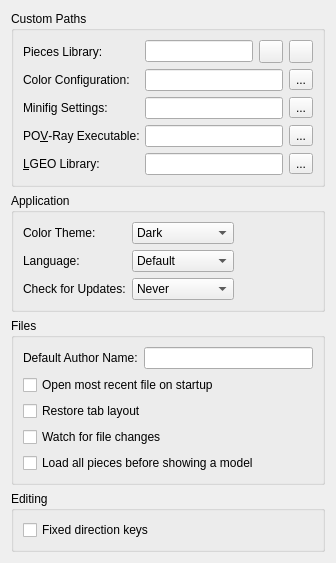
     <widget class="QWidget" name="tabGeneral">
      <property name="whatsThis">
       <string>&lt;p&gt;&lt;b&gt;General Preferences&lt;/b&gt;&lt;/p&gt;&lt;p&gt;Set application behavior and custom library, configuration, and renderer paths. Leave optional configuration paths empty to use the built-in settings.&lt;/p&gt;</string>
      </property>
      <attribute name="title">
       <string>General</string>
      </attribute>
      <layout class="QFormLayout" name="formLayout">
       <property name="fieldGrowthPolicy">
        <enum>QFormLayout::FieldGrowthPolicy::ExpandingFieldsGrow</enum>
       </property>
       <item row="0" column="0" colspan="2">
        <widget class="QGroupBox" name="CustomPathsGroup">
         <property name="title">
          <string>Custom Paths</string>
         </property>
         <layout class="QFormLayout" name="formLayout_2">
          <item row="0" column="0">
           <widget class="QLabel" name="label_5">
            <property name="toolTip">
             <string>Choose a piece-library folder or supported archive to load after restarting LeoCAD.</string>
            </property>
            <property name="text">
             <string>Pieces Library:</string>
            </property>
            <property name="buddy">
             <cstring>partsLibrary</cstring>
            </property>
           </widget>
          </item>
          <item row="0" column="1">
           <layout class="QHBoxLayout" name="horizontalLayout_3">
            <item>
             <widget class="QLineEdit" name="partsLibrary">
              <property name="accessibleName">
               <string>Pieces Library</string>
              </property>
              <property name="toolTip">
               <string>Choose a piece-library folder or supported archive to load after restarting LeoCAD.</string>
              </property>
             </widget>
            </item>
            <item>
             <widget class="QToolButton" name="partsLibraryBrowse">
              <property name="toolTip">
               <string>Choose a piece-library folder.</string>
              </property>
              <property name="icon">
               <iconset resource="../leocad.qrc">
                <normaloff>:/resources/file_open.png</normaloff>:/resources/file_open.png</iconset>
              </property>
             </widget>
            </item>
            <item>
             <widget class="QToolButton" name="partsArchiveBrowse">
              <property name="toolTip">
               <string>Choose a piece-library ZIP or BIN archive.</string>
              </property>
              <property name="icon">
               <iconset resource="../leocad.qrc">
                <normaloff>:/resources/archive.png</normaloff>:/resources/archive.png</iconset>
              </property>
             </widget>
            </item>
           </layout>
          </item>
          <item row="1" column="0">
           <widget class="QLabel" name="label_17">
            <property name="toolTip">
             <string>Choose a custom LDraw color configuration file, or leave empty to use the library colors.</string>
            </property>
            <property name="text">
             <string>Color Configuration:</string>
            </property>
            <property name="buddy">
             <cstring>ColorConfigEdit</cstring>
            </property>
           </widget>
          </item>
          <item row="1" column="1">
           <layout class="QHBoxLayout" name="ColorConfigLayout">
            <item>
             <widget class="QLineEdit" name="ColorConfigEdit">
              <property name="accessibleName">
               <string>Color Configuration</string>
              </property>
              <property name="toolTip">
               <string>Choose a custom LDraw color configuration file, or leave empty to use the library colors.</string>
              </property>
             </widget>
            </item>
            <item>
             <widget class="QToolButton" name="ColorConfigBrowseButton">
              <property name="toolTip">
               <string>Choose a custom LDraw color configuration file.</string>
              </property>
              <property name="text">
               <string>...</string>
              </property>
             </widget>
            </item>
           </layout>
          </item>
          <item row="2" column="0">
           <widget class="QLabel" name="label_18">
            <property name="toolTip">
             <string>Choose a custom minifigure settings file, or leave empty to use the built-in choices.</string>
            </property>
            <property name="text">
             <string>Minifig Settings:</string>
            </property>
            <property name="buddy">
             <cstring>MinifigSettingsEdit</cstring>
            </property>
           </widget>
          </item>
          <item row="2" column="1">
           <layout class="QHBoxLayout" name="MinifigSettingsLayout">
            <item>
             <widget class="QLineEdit" name="MinifigSettingsEdit">
              <property name="accessibleName">
               <string>Minifig Settings</string>
              </property>
              <property name="toolTip">
               <string>Choose a custom minifigure settings file, or leave empty to use the built-in choices.</string>
              </property>
             </widget>
            </item>
            <item>
             <widget class="QToolButton" name="MinifigSettingsBrowseButton">
              <property name="toolTip">
               <string>Choose a minifigure settings INI file.</string>
              </property>
              <property name="text">
               <string>...</string>
              </property>
             </widget>
            </item>
           </layout>
          </item>
          <item row="3" column="0">
           <widget class="QLabel" name="povrayLabel">
            <property name="toolTip">
             <string>Set the POV-Ray executable used for rendering.</string>
            </property>
            <property name="text">
             <string>PO&amp;V-Ray Executable:</string>
            </property>
            <property name="buddy">
             <cstring>povrayExecutable</cstring>
            </property>
           </widget>
          </item>
          <item row="3" column="1">
           <layout class="QHBoxLayout" name="povrayLayout">
            <item>
             <widget class="QLineEdit" name="povrayExecutable">
              <property name="accessibleName">
               <string>POV-Ray Executable</string>
              </property>
              <property name="toolTip">
               <string>Set the POV-Ray executable used for rendering.</string>
              </property>
             </widget>
            </item>
            <item>
             <widget class="QToolButton" name="povrayExecutableBrowse">
              <property name="toolTip">
               <string>Locate the POV-Ray executable.</string>
              </property>
              <property name="text">
               <string>...</string>
              </property>
             </widget>
            </item>
           </layout>
          </item>
          <item row="4" column="0">
           <widget class="QLabel" name="label_9">
            <property name="toolTip">
             <string>Set the LGEO library folder used by POV-Ray exports.</string>
            </property>
            <property name="text">
             <string>&amp;LGEO Library:</string>
            </property>
            <property name="buddy">
             <cstring>lgeoPath</cstring>
            </property>
           </widget>
          </item>
          <item row="4" column="1">
           <layout class="QHBoxLayout" name="horizontalLayout_10">
            <item>
             <widget class="QLineEdit" name="lgeoPath">
              <property name="accessibleName">
               <string>LGEO Library</string>
              </property>
              <property name="toolTip">
               <string>Set the LGEO library folder used by POV-Ray exports.</string>
              </property>
             </widget>
            </item>
            <item>
             <widget class="QToolButton" name="lgeoPathBrowse">
              <property name="toolTip">
               <string>Choose the LGEO library folder.</string>
              </property>
              <property name="text">
               <string>...</string>
              </property>
             </widget>
            </item>
           </layout>
          </item>
         </layout>
        </widget>
       </item>
       <item row="1" column="0" colspan="2">
        <widget class="QGroupBox" name="ApplicationGroup">
         <property name="title">
          <string>Application</string>
         </property>
         <layout class="QGridLayout" name="gridLayout_4">
          <item row="1" column="0">
           <widget class="QLabel" name="label_19">
            <property name="toolTip">
             <string>Choose the interface language used after restarting LeoCAD.</string>
            </property>
            <property name="text">
             <string>Language:</string>
            </property>
            <property name="buddy">
             <cstring>Language</cstring>
            </property>
           </widget>
          </item>
          <item row="1" column="1">
           <widget class="QComboBox" name="Language">
            <property name="accessibleName">
             <string>Language</string>
            </property>
            <property name="toolTip">
             <string>Choose the interface language used after restarting LeoCAD.</string>
            </property>
            <item>
             <property name="text">
              <string>Default</string>
             </property>
            </item>
           </widget>
          </item>
          <item row="2" column="1">
           <widget class="QComboBox" name="checkForUpdates">
            <property name="accessibleName">
             <string>Check for Updates</string>
            </property>
            <property name="toolTip">
             <string>Choose how often to check automatically for application and piece-library updates.</string>
            </property>
            <item>
             <property name="text">
              <string>Never</string>
             </property>
            </item>
            <item>
             <property name="text">
              <string>Once a day</string>
             </property>
            </item>
            <item>
             <property name="text">
              <string>Once a week</string>
             </property>
            </item>
           </widget>
          </item>
          <item row="2" column="0">
           <widget class="QLabel" name="label_10">
            <property name="toolTip">
             <string>Choose how often to check automatically for application and piece-library updates.</string>
            </property>
            <property name="text">
             <string>Check for Updates:</string>
            </property>
            <property name="buddy">
             <cstring>checkForUpdates</cstring>
            </property>
           </widget>
          </item>
          <item row="1" column="2">
           <spacer name="horizontalSpacer_8">
            <property name="orientation">
             <enum>Qt::Orientation::Horizontal</enum>
            </property>
            <property name="sizeHint" stdset="0">
             <size>
              <width>40</width>
              <height>20</height>
             </size>
            </property>
           </spacer>
          </item>
          <item row="0" column="0">
           <widget class="QLabel" name="label_25">
            <property name="toolTip">
             <string>Choose the interface theme and optionally reset its colors.</string>
            </property>
            <property name="text">
             <string>Color Theme:</string>
            </property>
            <property name="buddy">
             <cstring>ColorTheme</cstring>
            </property>
           </widget>
          </item>
          <item row="0" column="1">
           <widget class="QComboBox" name="ColorTheme">
            <property name="accessibleName">
             <string>Color Theme</string>
            </property>
            <property name="toolTip">
             <string>Choose the interface theme and optionally reset its colors.</string>
            </property>
            <item>
             <property name="text">
              <string>Dark</string>
             </property>
            </item>
            <item>
             <property name="text">
              <string>System</string>
             </property>
            </item>
           </widget>
          </item>
         </layout>
        </widget>
       </item>
       <item row="2" column="0" colspan="2">
        <widget class="QGroupBox" name="FilesGroup">
         <property name="title">
          <string>Files</string>
         </property>
         <layout class="QGridLayout" name="FilesLayout">
          <item row="0" column="0">
           <widget class="QLabel" name="label_4">
            <property name="toolTip">
             <string>Set the author name used for new models.</string>
            </property>
            <property name="text">
             <string>Default Author Name:</string>
            </property>
            <property name="buddy">
             <cstring>authorName</cstring>
            </property>
           </widget>
          </item>
          <item row="0" column="1">
           <widget class="QLineEdit" name="authorName">
            <property name="accessibleName">
             <string>Default Author Name</string>
            </property>
            <property name="toolTip">
             <string>Set the author name used for new models.</string>
            </property>
           </widget>
          </item>
          <item row="1" column="0" colspan="2">
           <widget class="QCheckBox" name="autoLoadMostRecent">
            <property name="toolTip">
             <string>Open the most recently used file when LeoCAD starts.</string>
            </property>
            <property name="text">
             <string>Open most recent file on startup</string>
            </property>
           </widget>
          </item>
          <item row="2" column="0" colspan="2">
           <widget class="QCheckBox" name="RestoreTabLayout">
            <property name="toolTip">
             <string>Restore saved model tabs and view layouts when opening a model.</string>
            </property>
            <property name="text">
             <string>Restore tab layout</string>
            </property>
           </widget>
          </item>
          <item row="3" column="0" colspan="2">
           <widget class="QCheckBox" name="WatchFileChanges">
            <property name="toolTip">
             <string>Ask to reload the model when its file is changed by another application. Use File &gt; Reload to reload it manually.</string>
            </property>
            <property name="text">
             <string>Watch for file changes</string>
            </property>
           </widget>
          </item>
          <item row="4" column="0" colspan="2">
           <widget class="QCheckBox" name="LoadPiecesBeforeShowing">
            <property name="toolTip">
             <string>Wait until every piece of a model is loaded before showing it, instead of showing pieces as they load.</string>
            </property>
            <property name="text">
             <string>Load all pieces before showing a model</string>
            </property>
           </widget>
          </item>
         </layout>
        </widget>
       </item>
       <item row="3" column="0" colspan="2">
        <widget class="QGroupBox" name="EditingGroup">
         <property name="title">
          <string>Editing</string>
         </property>
         <layout class="QGridLayout" name="EditingLayout">
          <item row="0" column="0" colspan="2">
           <widget class="QCheckBox" name="fixedDirectionKeys">
            <property name="toolTip">
             <string>Move pieces along fixed model axes instead of view-relative directions.</string>
            </property>
            <property name="text">
             <string>Fixed direction keys</string>
            </property>
           </widget>
          </item>
         </layout>
        </widget>
       </item>
      </layout>
     </widget>
